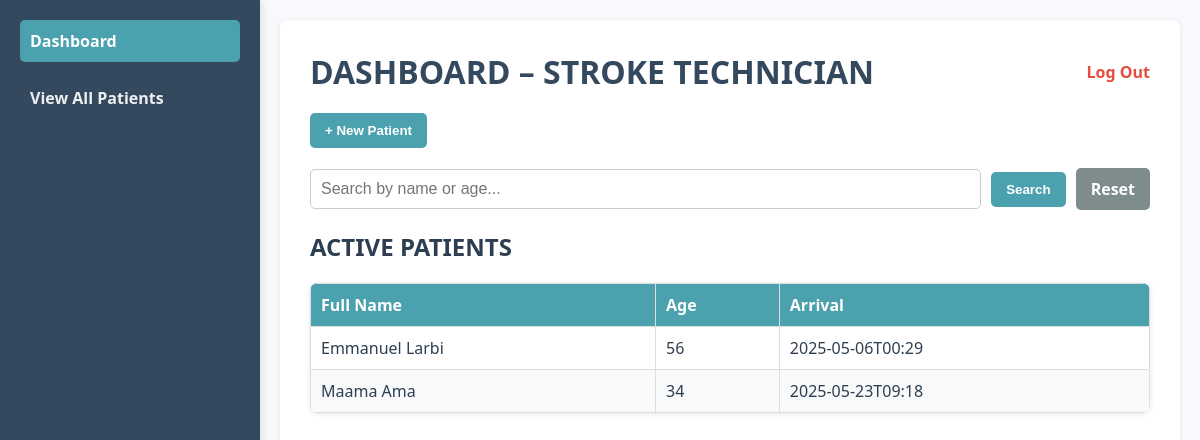
/technician_dashboard, run on the app's committed database.
### app.py (models this page shows)
class Patient(db.Model):
    id = db.Column(db.Integer, primary_key=True)
    fullname = db.Column(db.String(300))
    age = db.Column(db.Integer)
    sex = db.Column(db.String(300))
    arrival = db.Column(db.Integer)
    systolic = db.Column(db.Integer)
    diastolic = db.Column(db.Integer)
    heart_rate = db.Column(db.Integer)
    temperature = db.Column(db.Integer)
    oxygen_saturation = db.Column(db.Integer)
    glucose = db.Column(db.Integer)
    current_medications = db.Column(db.String(300))
    allergies = db.Column(db.String(300))
    stroke_history = db.Column(db.String(500))
    medical_history = db.Column(db.String(500))
    radiologist_notes = db.Column(db.String(500))
    nhiss_score = db.Column(db.Integer)
    diagnosis = db.Column(db.String(500))
    treatment = db.Column(db.String(500))
    neuro_approved = db.Column(db.Boolean, default=False)
    ct_scan_filename = db.Column(db.String(255))

### app.py (the view)
@app.route('/technician_dashboard', methods=["GET", "POST"])
def technician_dashboard():
    if request.method == "POST":
        if "reset" in request.form:
            all_patients = Patient.query.order_by(Patient.id.desc()).all()
        else:
            search_query = request.form.get("search_query", "")
            all_patients = Patient.query.filter(
                (Patient.fullname.ilike(f"%{search_query}%")) |
                (cast(Patient.age, db.String).ilike(f"%{search_query}%"))
            ).order_by(Patient.id.desc()).all()
    else:
        all_patients = Patient.query.order_by(Patient.id.desc()).all()
    return render_template('technician_dashboard.html', all_patients=all_patients)

### templates/technician_dashboard.html (shortened to what this page needs)
<!DOCTYPE html>
<html lang="en">
<head>
</head>
<body>
  <div class="container">
    <div class="sidebar">
      <a href="#" class="active">Dashboard</a>
      <a href="{{ url_for('patient_list') }}">View All Patients</a>
    </div>
    <div class="main-content">
      <div class="top-bar">
        <h1>DASHBOARD – STROKE TECHNICIAN</h1>
        <a href="/login" class="logout">Log Out</a>
      </div>
      <form action='/patient_data_entry' method = 'GET'>
        <button  type='submit' class="button">+ New Patient</button>
      </form>
      <form method="POST" action="{{ url_for('technician_dashboard') }}" style="display: flex; align-items: center; gap: 10px; margin-top: 20px;">
        <input type="text" name="search_query" placeholder="Search by name or age..."
               style="padding: 10px; border: 1px solid #ccc; border-radius: 5px; font-size: 1rem; flex: 1;" required>
        <button type="submit" class="button" style="background-color: #4ca1af;">Search</button>
        <a href="{{ url_for('technician_dashboard') }}" class="button"
           style="background-color: #7f8c8d; text-decoration: none; display: inline-block; text-align: center;">
           Reset
        </a>
      </form>
      <h2>ACTIVE PATIENTS</h2>
<table>
  <thead>
    <tr>
      <th>Full Name</th>
      <th>Age</th>
      <th>Arrival</th>
    </tr>
  </thead>
  <tbody id="patientTable">
    {% for patient in all_patients %}
    <tr>
      <td>{{ patient.fullname }}</td>
      <td>{{ patient.age }}</td>
      <td>{{ patient.arrival }}</td>
    </tr>
    {% endfor %}
  </tbody>
</table>

### templates/technician_dashboard.html (style rules this page uses)
body { font-family: 'Segoe UI', Arial, sans-serif; margin: 0; padding: 0; background-color: #f7f9fc; color: #2c3e50; }
.container { display: flex; height: 100vh; }
.sidebar { width: 220px; background-color: #34495e; padding: 20px; box-shadow: 2px 0 8px rgba(0, 0, 0, 0.1); }
.sidebar a { display: block; margin-bottom: 15px; text-decoration: none; color: #ecf0f1; font-weight: bold; padding: 10px; border-radius: 5px; transition: background-color 0.3s ease; }
.sidebar a:hover, .sidebar a.active { background-color: #4ca1af; color: #fff; }
.main-content { flex: 1; padding: 30px; background-color: #ffffff; border-radius: 8px; box-shadow: 0 1px 5px rgba(0, 0, 0, 0.1); margin: 20px; }
.top-bar { display: flex; justify-content: space-between; align-items: center; margin-bottom: 20px; }
.logout { text-decoration: none; color: #e74c3c; font-weight: bold; transition: color 0.3s ease; }
h1 { margin: 0; color: #34495e; }
.button { background-color: #4ca1af; border: none; padding: 10px 15px; border-radius: 5px; cursor: pointer; color: white; font-weight: bold; transition: background-color 0.3s ease; }
table { width: 100%; border-collapse: collapse; margin-top: 20px; background-color: #ffffff; border-radius: 8px; overflow: hidden; box-shadow: 0 1px 5px rgba(0, 0, 0, 0.1); }
th, td { border: 1px solid #ddd; padding: 10px; text-align: left; }
th { background-color: #4ca1af; color: white; font-weight: bold; }
tr:nth-child(even) { background-color: #f8f9fa; }

### data on the page
Patient: fullname "Emmanuel Larbi", age "56", arrival "2025-05-06T00:29"
Patient: fullname "Maama Ama", age "34", arrival "2025-05-23T09:18"
